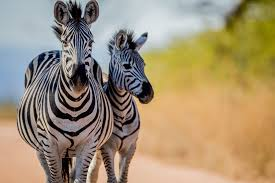
#> input picture TB/Feature_tb/FAST_tb/zebra.jpg, 275 x 183 px
$ python generate_hex.py
#> lines starting #> are read from the running program, lines starting #| are printed output that depends on the picture
import cv2
import numpy as np

def generate_hex_from_image(input_path, output_path, width=1280, height=720):
    """
    Reads an image, converts to grayscale, resizes, and writes out a hex file
    suitable for Verilog $readmemh.
    """
#> called with input_path = 'zebra.jpg', output_path = 'image_pixels.hex', width = 1280, height = 720
    # 1. Read the image directly in grayscale mode
    img_gray = cv2.imread(input_path, cv2.IMREAD_GRAYSCALE)
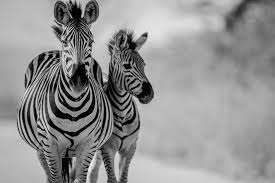
#> img_gray: shape (183, 275); min 0, max 248, mean 146.4
    if img_gray is None:
        print(f"Error: Could not open {input_path}. Check the path.")
        return

    # 2. Resize the image (OpenCV expects a tuple of (width, height))
    img_resized = cv2.resize(img_gray, (width, height), interpolation=cv2.INTER_LINEAR)
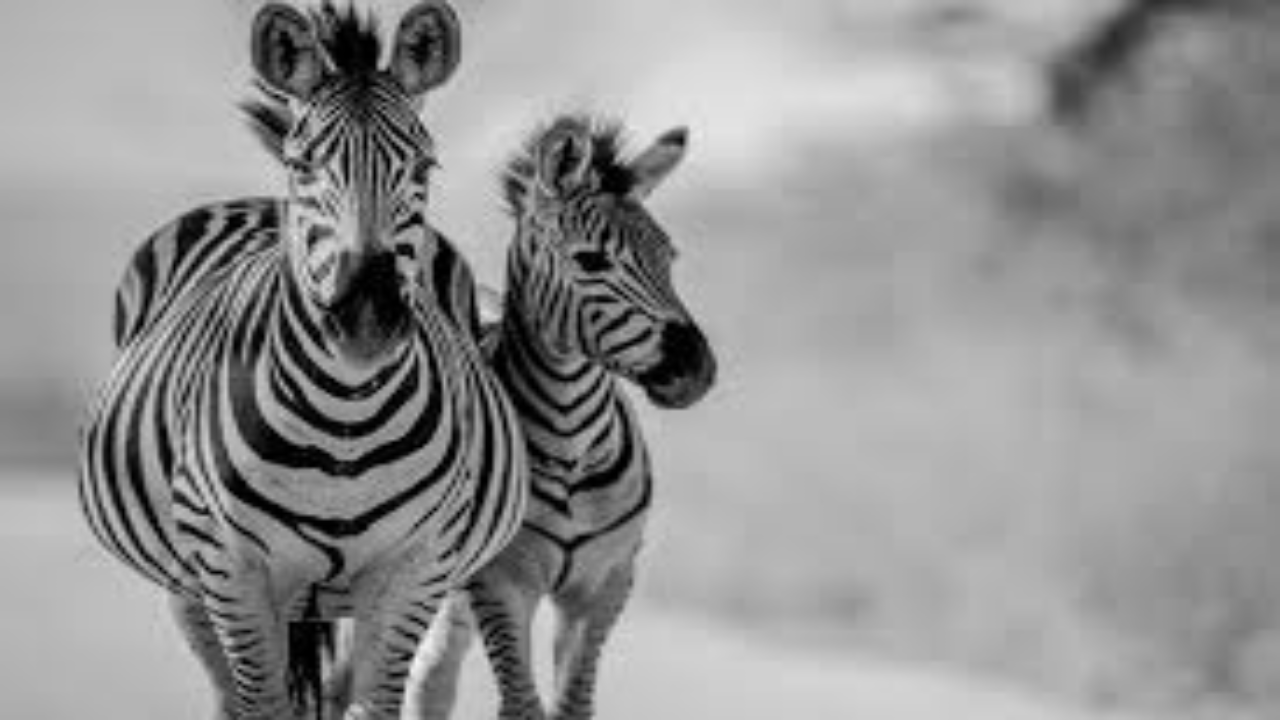
#> img_resized: shape (720, 1280); min 0, max 245, mean 146.3

    # 3. Flatten the 2D array into a 1D array of pixels
    pixel_data = img_resized.flatten()

    # 4. Write the pixel values to a text file in hexadecimal format
    print(f"Generating {output_path}...")
    with open(output_path, 'w') as f:
        for pixel in pixel_data:
            # {:02X} formats the integer as a 2-digit uppercase hex value (e.g., 0A, FF)
            f.write(f"{pixel:02X}\n")
#> this loop made 921600 passes
#> pixel on passes 1 to 3: 176, 176, 176

    print(f"Done! Wrote {len(pixel_data)} pixels ({width}x{height}) to {output_path}.")
#| Done! Wrote 921600 pixels (1280x720) to image_pixels.hex.

if __name__ == "__main__":
    # Update these filenames as needed
    input_image_file = 'zebra.jpg'
    output_hex_file = 'image_pixels.hex'

    generate_hex_from_image(input_image_file, output_hex_file, width=1280, height=720)

$ run again, with TB/Feature_tb/FAST_tb/cat.jpg copied over TB/Feature_tb/FAST_tb/zebra.jpg
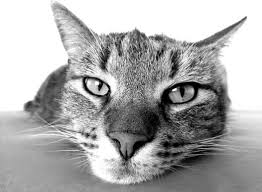
#> input picture TB/Feature_tb/FAST_tb/cat.jpg, 262 x 192 px
#> in generate_hex_from_image, img_gray is the input picture: shape (192, 262); min 0, max 255, mean 172.6
#> in generate_hex_from_image, `img_resized = cv2.resize(img_gray, (width, height), interpolation=cv2...`:
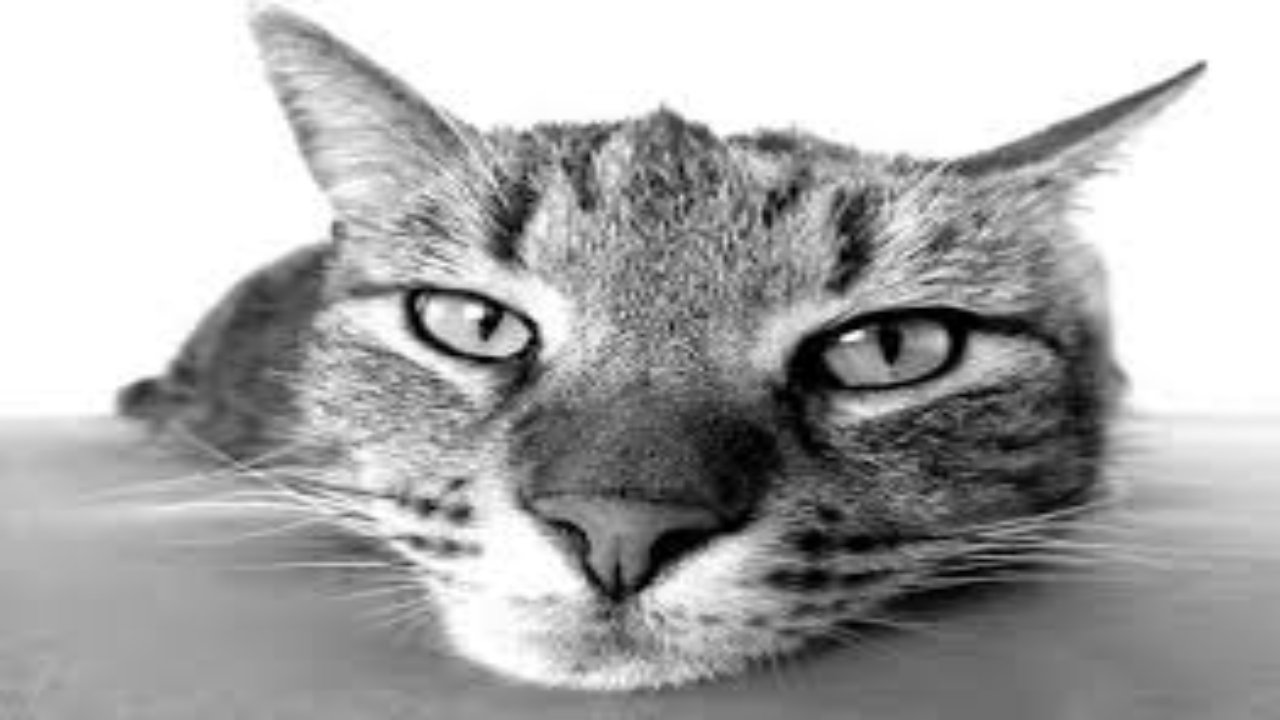
#> img_resized: shape (720, 1280); min 0, max 255, mean 172.5
#| Done! Wrote 921600 pixels (1280x720) to image_pixels.hex.
